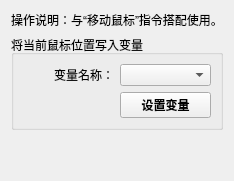
       <widget class="QWidget" name="tab_41">
        <attribute name="title">
         <string>获取鼠标位置</string>
        </attribute>
        <layout class="QVBoxLayout" name="verticalLayout_13">
         <item>
          <widget class="QLabel" name="label_159">
           <property name="sizePolicy">
            <sizepolicy hsizetype="Preferred" vsizetype="Preferred">
             <horstretch>0</horstretch>
             <verstretch>0</verstretch>
            </sizepolicy>
           </property>
           <property name="text">
            <string>操作说明：与“移动鼠标”指令搭配使用。</string>
           </property>
           <property name="alignment">
            <set>Qt::AlignmentFlag::AlignCenter</set>
           </property>
           <property name="wordWrap">
            <bool>false</bool>
           </property>
           <property name="margin">
            <number>0</number>
           </property>
           <property name="indent">
            <number>-1</number>
           </property>
           <property name="openExternalLinks">
            <bool>false</bool>
           </property>
          </widget>
         </item>
         <item>
          <widget class="QGroupBox" name="groupBox_58">
           <property name="title">
            <string>将当前鼠标位置写入变量</string>
           </property>
           <layout class="QGridLayout" name="gridLayout_61" columnstretch="1,1">
            <item row="0" column="1">
             <widget class="QComboBox" name="comboBox_60"/>
            </item>
            <item row="0" column="0">
             <widget class="QLabel" name="label_156">
              <property name="text">
               <string>变量名称：</string>
              </property>
              <property name="alignment">
               <set>Qt::AlignmentFlag::AlignRight|Qt::AlignmentFlag::AlignTrailing|Qt::AlignmentFlag::AlignVCenter</set>
              </property>
             </widget>
            </item>
            <item row="2" column="0">
             <spacer name="horizontalSpacer_10">
              <property name="orientation">
               <enum>Qt::Orientation::Horizontal</enum>
              </property>
              <property name="sizeHint" stdset="0">
               <size>
                <width>84</width>
                <height>20</height>
               </size>
              </property>
             </spacer>
            </item>
            <item row="2" column="1">
             <widget class="QPushButton" name="pushButton_51">
              <property name="font">
               <font>
                <family>微软雅黑</family>
                <bold>true</bold>
               </font>
              </property>
              <property name="text">
               <string>设置变量</string>
              </property>
             </widget>
            </item>
           </layout>
          </widget>
         </item>
         <item>
          <spacer name="verticalSpacer_35">
           <property name="orientation">
            <enum>Qt::Orientation::Vertical</enum>
           </property>
           <property name="sizeHint" stdset="0">
            <size>
             <width>20</width>
             <height>40</height>
            </size>
           </property>
          </spacer>
         </item>
        </layout>
       </widget>
